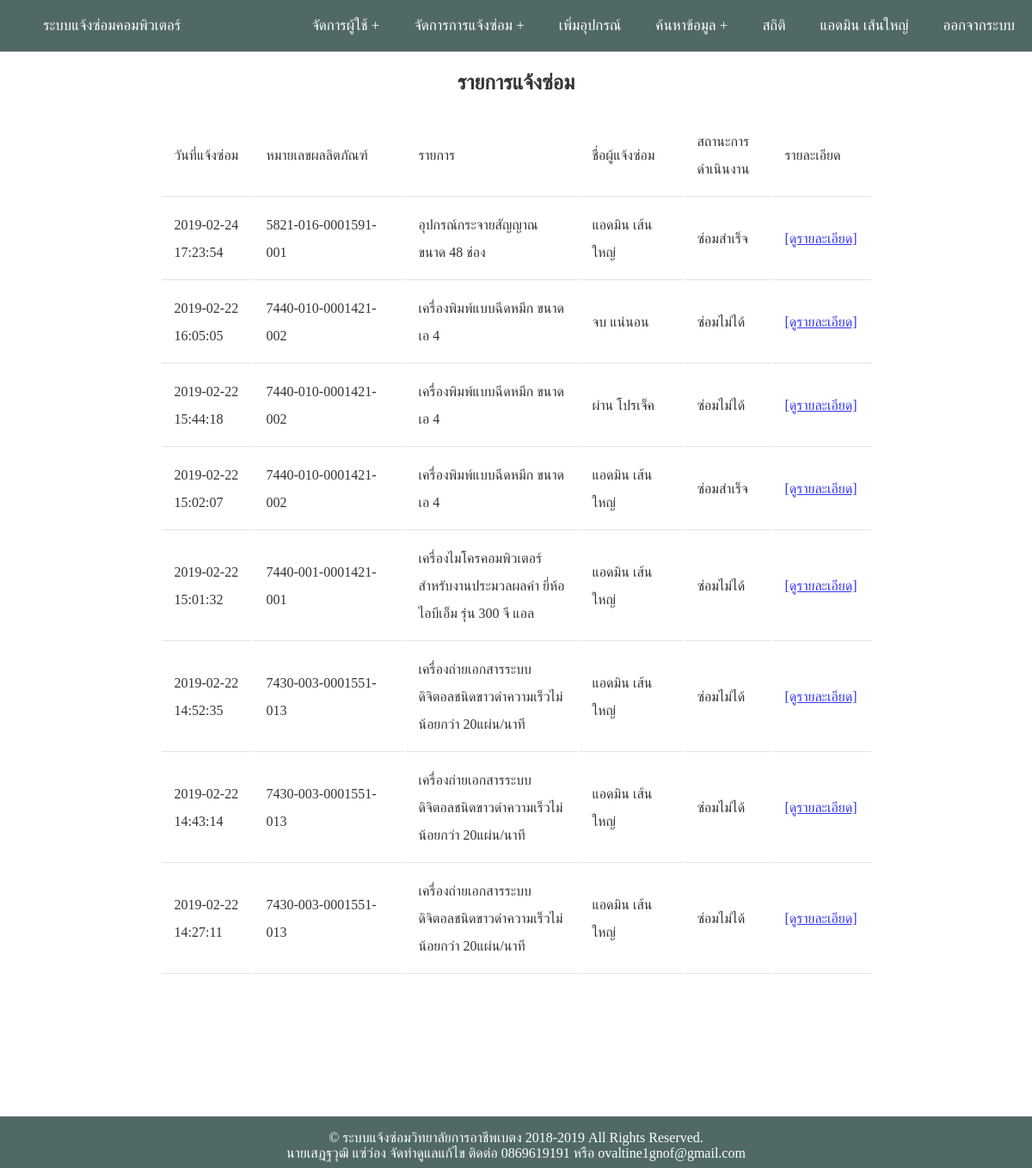
/repair/history.php (signed in), run on the app's committed database.
### tables this page shows
CREATE TABLE IF NOT EXISTS `repair` (
  `repair_id` int(11) NOT NULL AUTO_INCREMENT,
  `r_id` varchar(13) NOT NULL,
  `r_date` datetime NOT NULL,
  `r_status` varchar(30) NOT NULL,
  `serial` varchar(20) NOT NULL,
  `at` text NOT NULL,
  `bad` text NOT NULL,
  `fix` text NOT NULL,
  PRIMARY KEY (`repair_id`),
  KEY `r_id` (`r_id`),
  KEY `serial` (`serial`)
);

CREATE TABLE IF NOT EXISTS `inventory` (
  `id` int(11) NOT NULL AUTO_INCREMENT,
  `serial` varchar(20) NOT NULL,
  `c_name` varchar(100) NOT NULL,
  `type_id` int(11) unsigned zerofill NOT NULL,
  `department` int(11) unsigned zerofill NOT NULL,
  `w_id` int(11) NOT NULL,
  PRIMARY KEY (`serial`),
  UNIQUE KEY `id` (`id`),
  KEY `type_id` (`type_id`),
  KEY `department` (`department`),
  KEY `where` (`w_id`)
);

CREATE TABLE IF NOT EXISTS `user_info` (
  `info_id` int(11) NOT NULL AUTO_INCREMENT,
  `id_card` varchar(13) NOT NULL,
  `name` varchar(30) NOT NULL,
  `surname` varchar(30) NOT NULL,
  `sex` varchar(1) NOT NULL,
  `email` varchar(30) NOT NULL,
  `phone` varchar(10) NOT NULL,
  `expire_date` date NOT NULL,
  PRIMARY KEY (`id_card`),
  UNIQUE KEY `id` (`info_id`)
);

### repair/history.php (the view, shortened to what this page needs)
<?php
include("..\page\header.php");
require('..\connect_db.inc.php');
echo "<h2 align='center'>รายการแจ้งซ่อม</h2>";
$array_status = array('แจ้งซ่อมแล้ว','กำลังดำเนินการ','ซ่อมสำเร็จ','ซ่อมไม่ได้','ยกเลิกแล้ว' );
?>
<table>
<tr>
	<td width ="105" />วันที่แจ้งซ่อม
	<td width ="175"/>หมายเลขผลลิตภัณฑ์
	<td width ="200" />รายการ
	<td width ="120"/>ชื่อผู้แจ้งซ่อม
	<td width ="100" />สถานะการดำเนินงาน
	<td width ="115"/>รายละเอียด
</tr>
<?php
$sql = "SELECT * FROM ((repair
INNER JOIN user_info ON repair.r_id = user_info.id_card)
INNER JOIN inventory ON repair.serial = inventory.serial)
WHERE r_status='$array_status[2]' OR r_status='$array_status[3]'
ORDER BY r_date DESC";
$result = mysqli_query($conn, $sql) or die (mysqli_error($conn));
?>
<?php
while($row = mysqli_fetch_assoc($result))
{
?>
<tr>
	<td /><?php echo " " . $row["r_date"] . " ";?>
	<td /><?php echo "" . $row["serial"] . " ";?>
	<td /><?php echo "" . $row["c_name"] . ""; ?>
	<td /><?php echo "" . $row["name"] . " " . $row["surname"] . " "; ?>
		<td>
 <?php echo " " . $row["r_status"] . " "; ?>
	</td>
	<td ><a href="javascript:popup('detail_repair.php?txt_id=<?php echo $row["repair_id"]; ?>','',800,600)" >[ดูรายละเอียด]</a></td>
</tr>
<?php
}
?>
</table>
<br>
<br><br><br>
<?php
include '../page/footer.php';
?>

### page/header.php (style rules this page uses)
* { box-sizing: border-box; font-family : Georgia, serif; }
body { margin: 0; padding: 0; font-family: 'Open Sans', sans-serif; line-height: 32px; }
th, td { border-bottom: 1px solid #ddd; padding: 15px; text-align: left; }

### data on the page
repair: r_date "2019-02-24 17:23:54", serial.serial "5821-016-0001591-001", serial.c_name "อุปกรณ์กระจายสัญญาณ ขนาด 48 ช่อง", r.name "แอดมิน", r.surname "เส้นใหญ่", r_status "ซ่อมสำเร็จ"
repair: r_date "2019-02-22 16:05:05", serial.serial "7440-010-0001421-002", serial.c_name "เครื่องพิมพ์แบบฉีดหมึก ขนาด เอ 4", r.name "จบ", r.surname "แน่นอน", r_status "ซ่อมไม่ได้"
repair: r_date "2019-02-22 15:44:18", serial.serial "7440-010-0001421-002", serial.c_name "เครื่องพิมพ์แบบฉีดหมึก ขนาด เอ 4", r.name "ผ่าน", r.surname "โปรเจ็ค", r_status "ซ่อมไม่ได้"
repair: r_date "2019-02-22 15:02:07", serial.serial "7440-010-0001421-002", serial.c_name "เครื่องพิมพ์แบบฉีดหมึก ขนาด เอ 4", r.name "แอดมิน", r.surname "เส้นใหญ่", r_status "ซ่อมสำเร็จ"
repair: r_date "2019-02-22 15:01:32", serial.serial "7440-001-0001421-001", serial.c_name "เครื่องไมโครคอมพิวเตอร์สำหรับงานประมวลผลคำ ยี่ห้อไอบีเอ็ม รุ่น 300 จี แอล", r.name "แอดมิน", r.surname "เส้นใหญ่", r_status "ซ่อมไม่ได้"
repair: r_date "2019-02-22 14:52:35", serial.serial "7430-003-0001551-013", serial.c_name "เครื่องถ่ายเอกสารระบบดิจิตอลชนิดขาวดำความเร็วไม่น้อยกว่า 20แผ่น/นาที", r.name "แอดมิน", r.surname "เส้นใหญ่", r_status "ซ่อมไม่ได้"
repair: r_date "2019-02-22 14:43:14", serial.serial "7430-003-0001551-013", serial.c_name "เครื่องถ่ายเอกสารระบบดิจิตอลชนิดขาวดำความเร็วไม่น้อยกว่า 20แผ่น/นาที", r.name "แอดมิน", r.surname "เส้นใหญ่", r_status "ซ่อมไม่ได้"
repair: r_date "2019-02-22 14:27:11", serial.serial "7430-003-0001551-013", serial.c_name "เครื่องถ่ายเอกสารระบบดิจิตอลชนิดขาวดำความเร็วไม่น้อยกว่า 20แผ่น/นาที", r.name "แอดมิน", r.surname "เส้นใหญ่", r_status "ซ่อมไม่ได้"

### other printed values
$name "แอดมิน"
$sur "เส้นใหญ่"
